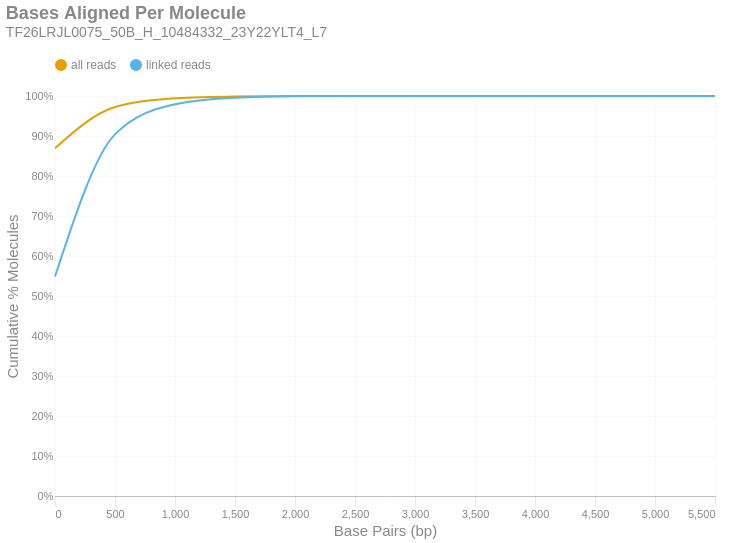

Notebook cell for this chart:
### Markdown cell above
### Bases Aligned Per Molecule
This is a cumulative frequency distribution showing the number of base pairs aligned per unique molecule. These data are shown in 500 bp bins. There are two distributions: one with `all reads` (yellow) and another with only `linked reads` (blue). The percent of molecules in the `linked reads` distribution is relative to the total number of linked molecules.

### Code cell
if SKIPLR:
    print_html(f"Skipped")
else:
    binned_df = consolidated_hist(valids['aligned_bp'], mask, 500, True)
    with SafeRender(binned_df):
        (
            density_plot(binned_df, 'Bases Aligned Per Molecule', samplename, 'basesper')
            .encode(
                x=alt.X('bin:Q', title="Base Pairs (bp)").axis(tickMinStep=500).scale(padding=0),
                y=alt.Y('value:Q', title='Cumulative % Molecules')
                    .axis(format='%')
                    .scale(domain = [0,1])
                    .stack(False),
                color=alt.Color("key:N").scale(domain = ["all reads", "linked reads"]),
                tooltip = [
                    alt.Tooltip("key:N", title = "Data Type"),
                    alt.Tooltip("range_label:N", title="Bases Aligned Per Molecule"),
                    alt.Tooltip("value:Q", format = ".2%", title="% Molecules (Cum.)")
                ]
            )
        ).display()

### Figure 1 — Vega-Lite specification as saved in the notebook (floating-point values rounded to 4 significant figures)
{"width": "container", "height": 400, "config": {"title": {"anchor": "start", "dy": -15, "fontSize": 18, "color": "#888888", "subtitleColor": "#888888", "subtitleFontSize": 14}, "arc": {"fill": "#0072B2"}, "axis": {"domainColor": "#888888", "domainWidth": 0.5, "gridWidth": 0.2, "grid": false, "titleFontWeight": 400, "titleFontSize": 15, "labelFontSize": 11, "labelColor": "#888888", "tickColor": "#888888", "tickWidth": 0.2, "titleColor": "#888888"}, "axisBand": {"grid": false}, "axisX": {"grid": true, "tickSize": 10, "domainCap": "round"}, "axisY": {"domain": false, "grid": true, "tickSize": 0, "domainCap": "round"}, "background": "transparent", "header": {"labelFontSize": 15, "labelColor": "#888888", "titleFontSize": 15, "titleFontWeight": 600, "titleColor": "#888888"}, "legend": {"labelFont": "sans-serif", "labelFontSize": 12, "labelColor": "#888888", "symbolSize": 100, "symbolType": "circle", "titleFontSize": 12, "titlePadding": 10, "titleColor": "#888888", "title": null, "orient": "top"}, "range": {"category": ["#E69F00", "#56B4E9", "#009E73", "#F0E442", "#0072B2", "#D55E00", "#CC79A7", "#000000"], "diverging": ["#cfe8f3", "#a2d4ec", "#73bfe2", "#46abdb", "#1696d2", "#12719e"]}, "area": {"fill": "#0072B2", "fillOpacity": 0.7, "line": true, "strokeOpacity": 0.7}, "line": {"color": "#0072B2", "stroke": "#0072B2", "strokeWidth": 2}, "trail": {"color": "#0072B2", "stroke": "#0072B2", "strokeWidth": 0, "size": 1}, "point": {"filled": true, "fillOpacity": 1.0, "size": 95}, "text": {"color": "#888888", "fontSize": 11, "align": "right", "fontWeight": 400, "size": 11}, "bar": {"fill": "#0072B2", "stroke": null}, "view": {"stroke": null, "continuousWidth": 660, "continuousHeight": 400}}, "data": {"name": "data-c69c3f2a75c81ec3d9fd5c1e69a6a0b3"}, "mark": {"type": "line", "interpolate": "monotone", "point": {"opacity": 0, "size": 275}}, "encoding": {"color": {"field": "key", "scale": {"domain": ["all reads", "linked reads"]}, "type": "nominal"}, "tooltip": [{"field": "key", "title": "Data Type", "type": "nominal"}, {"field": "range_label", "title": "Bases Aligned Per Molecule", "type": "nominal"}, {"field": "value", "format": ".2%", "title": "% Molecules (Cum.)", "type": "quantitative"}], "x": {"axis": {"tickMinStep": 500}, "field": "bin", "scale": {"padding": 0}, "title": "Base Pairs (bp)", "type": "quantitative"}, "y": {"axis": {"format": "%"}, "field": "value", "scale": {"domain": [0, 1]}, "stack": false, "title": "Cumulative % Molecules", "type": "quantitative"}}, "params": [{"name": "param_c36ac31b6afebe62", "select": {"type": "point", "fields": ["key"]}, "bind": "legend"}], "title": {"text": "Bases Aligned Per Molecule", "subtitle": "TF26LRJL0075_50B_H_10484332_23Y22YLT4_L7"}, "transform": [{"fold": ["all reads (cumsum)", "linked reads (cumsum)"]}, {"calculate": "replace(datum.key, ' (cumsum)', '')", "as": "key"}, {"filter": {"param": "param_c36ac31b6afebe62"}}], "usermeta": {"embedOptions": {"downloadFileName": "TF26LRJL0075_50B_H_10484332_23Y22YLT4_L7.basesper"}}, "$schema": "https://vega.github.io/schema/vega-lite/v6.4.1.json", "datasets": {"data-c69c3f2a75c81ec3d9fd5c1e69a6a0b3": [{"bin": "0.0", "interval": "0.0-500.0", "all reads": 0.8696, "linked reads": 0.5486, "all reads (cumsum)": 0.8696, "linked reads (cumsum)": 0.5486, "range_label": "0-499"}, {"bin": "500.0", "interval": "500.0-1000.0", "all reads": 0.103, "linked reads": 0.3554, "all reads (cumsum)": 0.9726, "linked reads (cumsum)": 0.904, "range_label": "500-999"}, {"bin": "1000.0", "interval": "1000.0-1500.0", "all reads": 0.02152, "linked reads": 0.0753, "all reads (cumsum)": 0.9941, "linked reads (cumsum)": 0.9793, "range_label": "1000-1499"}, {"bin": "1500.0", "interval": "1500.0-2000.0", "all reads": 0.004694, "linked reads": 0.01643, "all reads (cumsum)": 0.9988, "linked reads (cumsum)": 0.9958, "range_label": "1500-1999"}, {"bin": "2000.0", "interval": "2000.0-2500.0", "all reads": 0.0009923, "linked reads": 0.003473, "all reads (cumsum)": 0.9998, "linked reads (cumsum)": 0.9992, "range_label": "2000-2499"}, {"bin": "2500.0", "interval": "2500.0-3000.0", "all reads": 0.000174, "linked reads": 0.0006091, "all reads (cumsum)": 1.0, "linked reads (cumsum)": 0.9998, "range_label": "2500-2999"}, {"bin": "3000.0", "interval": "3000.0-3500.0", "all reads": 3.549e-05, "linked reads": 0.0001242, "all reads (cumsum)": 1.0, "linked reads (cumsum)": 1.0, "range_label": "3000-3499"}, {"bin": "3500.0", "interval": "3500.0-4000.0", "all reads": 8.504e-06, "linked reads": 2.977e-05, "all reads (cumsum)": 1.0, "linked reads (cumsum)": 1.0, "range_label": "3500-3999"}, {"bin": "4000.0", "interval": "4000.0-4500.0", "all reads": 2.256e-06, "linked reads": 7.898e-06, "all reads (cumsum)": 1.0, "linked reads (cumsum)": 1.0, "range_label": "4000-4499"}, {"bin": "4500.0", "interval": "4500.0-5000.0", "all reads": 4.339e-07, "linked reads": 1.519e-06, "all reads (cumsum)": 1.0, "linked reads (cumsum)": 1.0, "range_label": "4500-4999"}, {"bin": "5000.0", "interval": "5000.0-5500.0", "all reads": 2.603e-07, "linked reads": 9.113e-07, "all reads (cumsum)": 1.0, "linked reads (cumsum)": 1.0, "range_label": "5000-5499"}, {"bin": "5500.0", "interval": "5500.0-6000.0", "all reads": 1.735e-07, "linked reads": 6.075e-07, "all reads (cumsum)": 1.0, "linked reads (cumsum)": 1.0, "range_label": "5500-5999"}]}}
